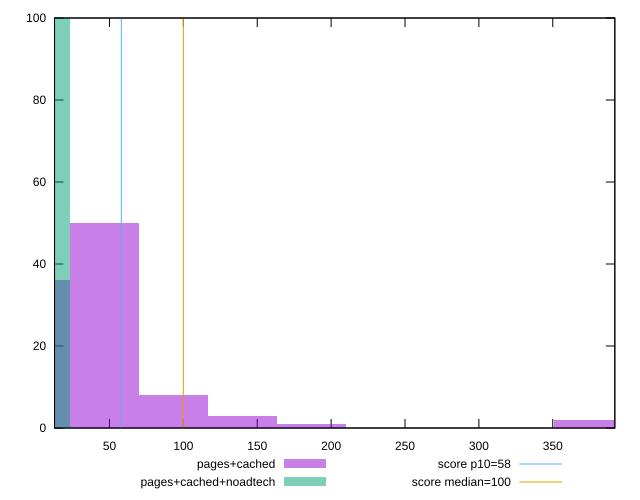

Generate this figure with gnuplot:
reset

$pagesCached <<EOF
373.9596584122375 2
140.23487190458906 3
46.74495730152969 50
0 36
93.48991460305938 8
186.97982920611875 1
EOF

$pagesCachedNoadtech <<EOF
0 100
EOF

set key outside below
set boxwidth 46.74495730152969
set xrange [12.8:391.9999999999993]
set yrange [0:100]
set trange [0:100]
set style fill transparent solid 0.5 noborder

set parametric
set terminal svg size 640, 500 enhanced background rgb 'white'
set output "report_00019_2021-02-10T18-14-37.922Z//estimated-input-latency/comparison/histogram/1_vs_2.svg"

plot $pagesCached title "pages+cached" with boxes, \
     $pagesCachedNoadtech title "pages+cached+noadtech" with boxes, \
     58,t title "score p10=58", \
     100,t title "score median=100"

reset
